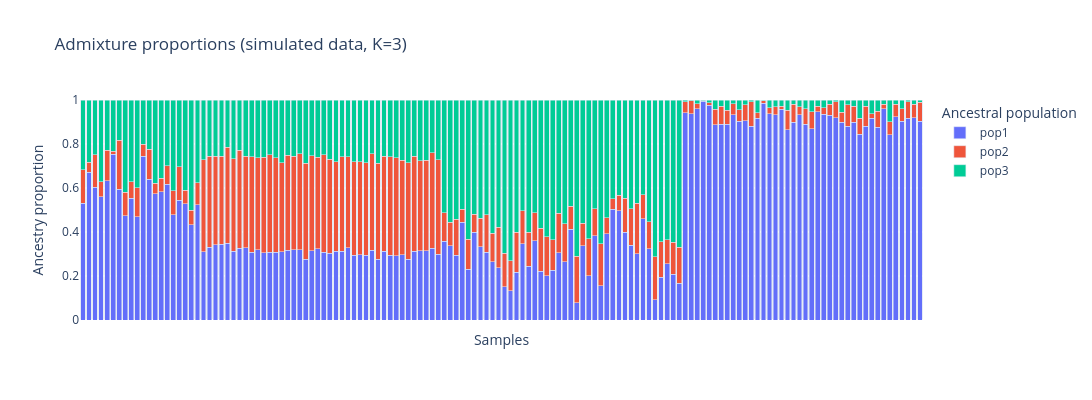
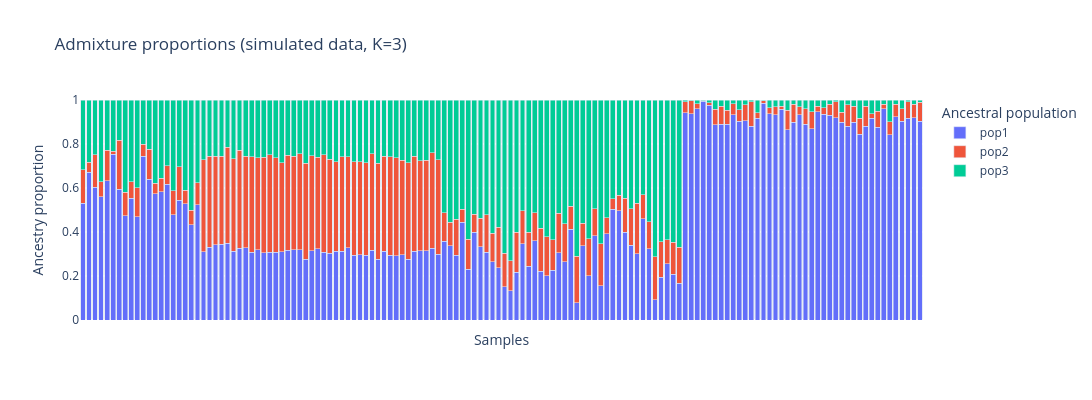

Notebook cell for these charts, in order:
### Markdown cell above
### Plot ancestry proportions (simulated data, K=3)

We reuse the `plot_admixture*` methods provided by `AnophelesAdmixtureAnalysis` directly on our simulated `df_admixture_sim`, since these methods only require a DataFrame with `sample_id` / `pop1..popK` columns plus metadata to colour or split by - they do not need to reload data from GCS.

### Code cell
ag3.plot_admixture(
    df_admixture_sim,
    k=3,
    sort_by="population",
    title="Admixture proportions (simulated data, K=3)",
    show=False,
)

### Figure 1 — Plotly figure (JSON) as saved in the notebook; plotly's stock layout.template omitted (floating-point values rounded to 4 significant figures; data arrays with more than 128 entries replaced by an {"elided": "..."} marker saying what was removed)
{"data": [{"hovertemplate": "Ancestral population=pop1<br>Sample=%{x}<br>Ancestry proportion=%{y}<extra></extra>", "legendgroup": "pop1", "marker": {"color": "#636efa", "pattern": {"shape": ""}}, "name": "pop1", "orientation": "v", "showlegend": true, "textposition": "auto", "type": "bar", "x": {"elided": "140 str values"}, "xaxis": "x", "y": {"elided": "140 float values"}, "yaxis": "y"}, {"hovertemplate": "Ancestral population=pop2<br>Sample=%{x}<br>Ancestry proportion=%{y}<extra></extra>", "legendgroup": "pop2", "marker": {"color": "#EF553B", "pattern": {"shape": ""}}, "name": "pop2", "orientation": "v", "showlegend": true, "textposition": "auto", "type": "bar", "x": {"elided": "140 str values"}, "xaxis": "x", "y": {"elided": "140 float values"}, "yaxis": "y"}, {"hovertemplate": "Ancestral population=pop3<br>Sample=%{x}<br>Ancestry proportion=%{y}<extra></extra>", "legendgroup": "pop3", "marker": {"color": "#00cc96", "pattern": {"shape": ""}}, "name": "pop3", "orientation": "v", "showlegend": true, "textposition": "auto", "type": "bar", "x": {"elided": "140 str values"}, "xaxis": "x", "y": {"elided": "140 float values"}, "yaxis": "y"}], "layout": {"barmode": "stack", "height": 400, "legend": {"title": {"text": "Ancestral population"}, "tracegroupgap": 0}, "title": {"text": "Admixture proportions (simulated data, K=3)"}, "width": 1400, "xaxis": {"anchor": "y", "domain": [0, 1], "showticklabels": false, "title": {"text": "Samples"}}, "yaxis": {"anchor": "x", "domain": [0, 1], "range": [0, 1], "title": {"text": "Ancestry proportion"}}}}

### Figure 2 — Plotly figure (JSON) as saved in the notebook; plotly's stock layout.template omitted (floating-point values rounded to 4 significant figures; data arrays with more than 128 entries replaced by an {"elided": "..."} marker saying what was removed)
{"data": [{"hovertemplate": "Ancestral population=pop1<br>Sample=%{x}<br>Ancestry proportion=%{y}<extra></extra>", "legendgroup": "pop1", "marker": {"color": "#636efa", "pattern": {"shape": ""}}, "name": "pop1", "orientation": "v", "showlegend": true, "textposition": "auto", "type": "bar", "x": {"elided": "140 str values"}, "xaxis": "x", "y": {"elided": "140 float values"}, "yaxis": "y"}, {"hovertemplate": "Ancestral population=pop2<br>Sample=%{x}<br>Ancestry proportion=%{y}<extra></extra>", "legendgroup": "pop2", "marker": {"color": "#EF553B", "pattern": {"shape": ""}}, "name": "pop2", "orientation": "v", "showlegend": true, "textposition": "auto", "type": "bar", "x": {"elided": "140 str values"}, "xaxis": "x", "y": {"elided": "140 float values"}, "yaxis": "y"}, {"hovertemplate": "Ancestral population=pop3<br>Sample=%{x}<br>Ancestry proportion=%{y}<extra></extra>", "legendgroup": "pop3", "marker": {"color": "#00cc96", "pattern": {"shape": ""}}, "name": "pop3", "orientation": "v", "showlegend": true, "textposition": "auto", "type": "bar", "x": {"elided": "140 str values"}, "xaxis": "x", "y": {"elided": "140 float values"}, "yaxis": "y"}], "layout": {"barmode": "stack", "height": 400, "legend": {"title": {"text": "Ancestral population"}, "tracegroupgap": 0}, "title": {"text": "Admixture proportions (simulated data, K=3)"}, "width": 1400, "xaxis": {"anchor": "y", "domain": [0, 1], "showticklabels": false, "title": {"text": "Samples"}}, "yaxis": {"anchor": "x", "domain": [0, 1], "range": [0, 1], "title": {"text": "Ancestry proportion"}}}}
